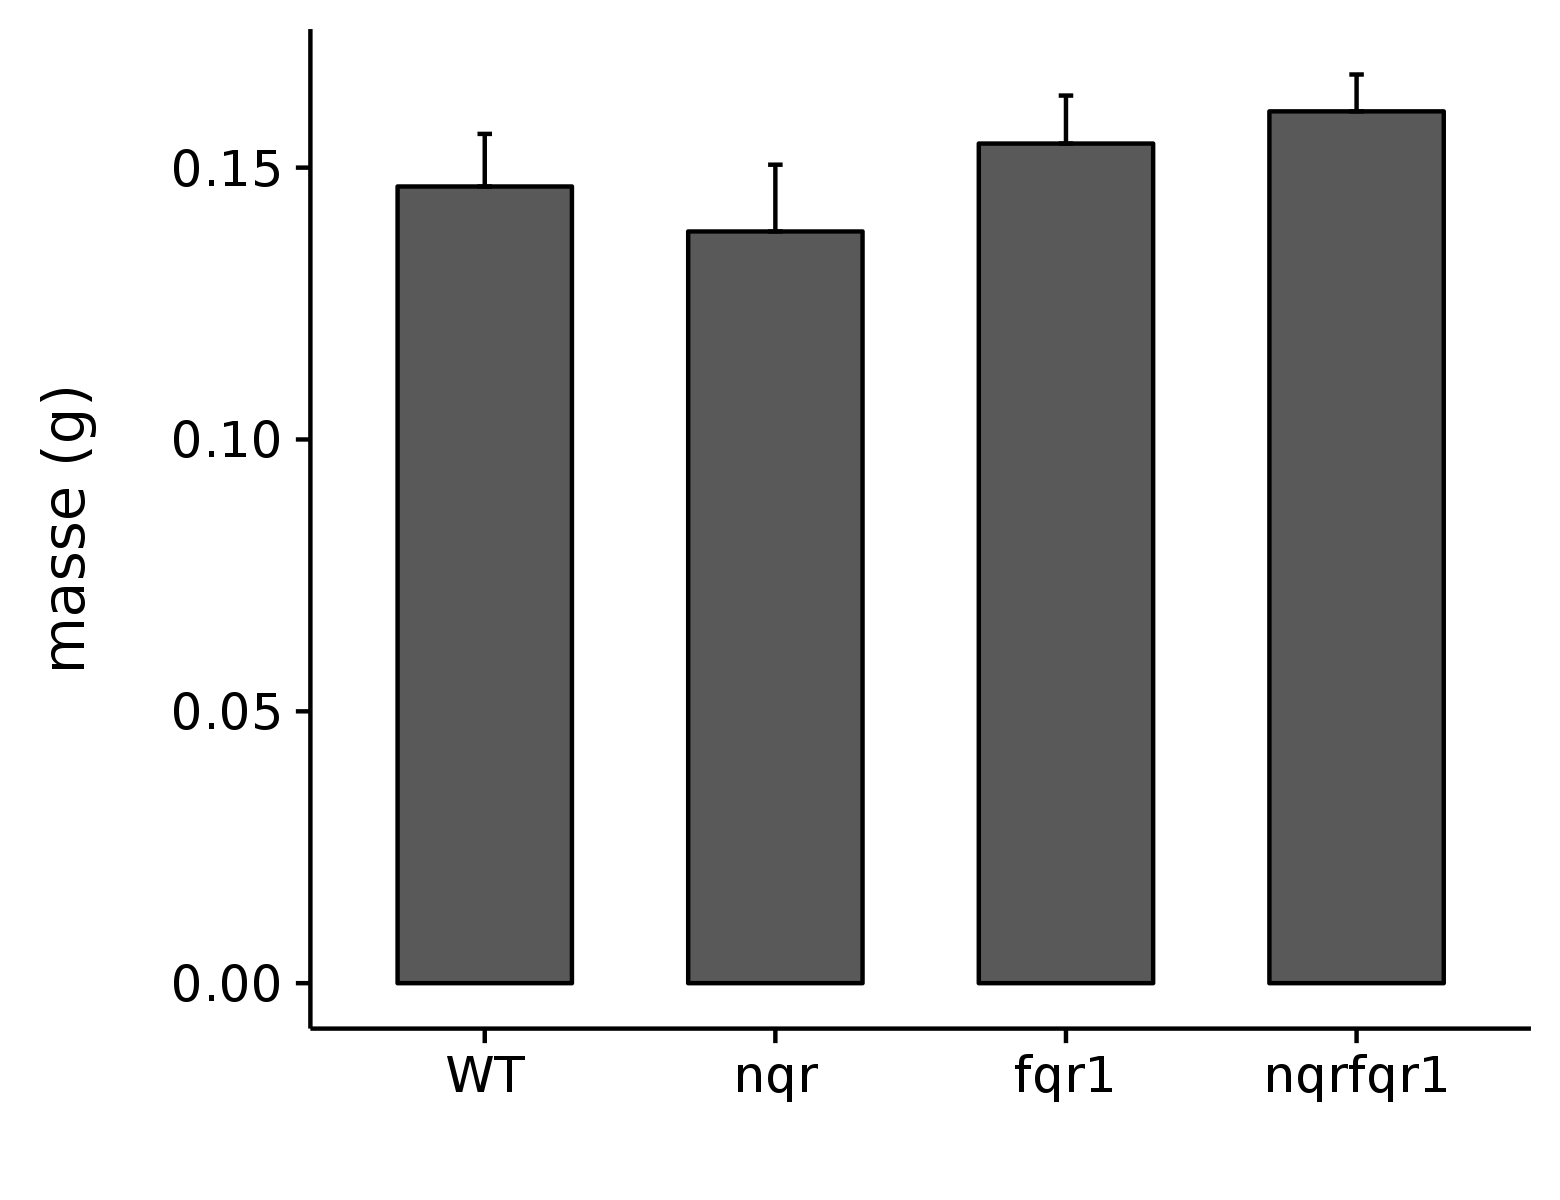

Write the R code that produced this figure.
rm(list = ls())
graphics.off()

library(ggplot2)
library(cowplot)

data <- read.csv("masseCol3semainesCONT.csv", header = TRUE)

mean <- aggregate(data$masse, list(data$genotype), mean)

StandErr <- function(x){
  return(sd(x) / sqrt(length(x)))
}
se <- aggregate(data$masse, list(data$genotype), StandErr)

result <- cbind(mean, se[,2])
colnames(result) <- c("genotype", "moyenne", "se")
result$genotype <- factor(result$genotype, levels = c("WT", "nqr", "fqr1","nqrfqr1"))

g <- ggplot(result, aes(genotype, moyenne)) +
  geom_bar(stat = "identity", colour = "black", width = 0.6, position = position_dodge(0.8)) +
  xlab(" ") +
  ylab("masse (g)\n") +
  geom_errorbar(aes(ymin = result$moyenne, ymax = result$moyenne + result$se), width = 0.05)
save_plot("masseCol3semainesCONT.png", g, base_aspect_ratio = 1.3)
